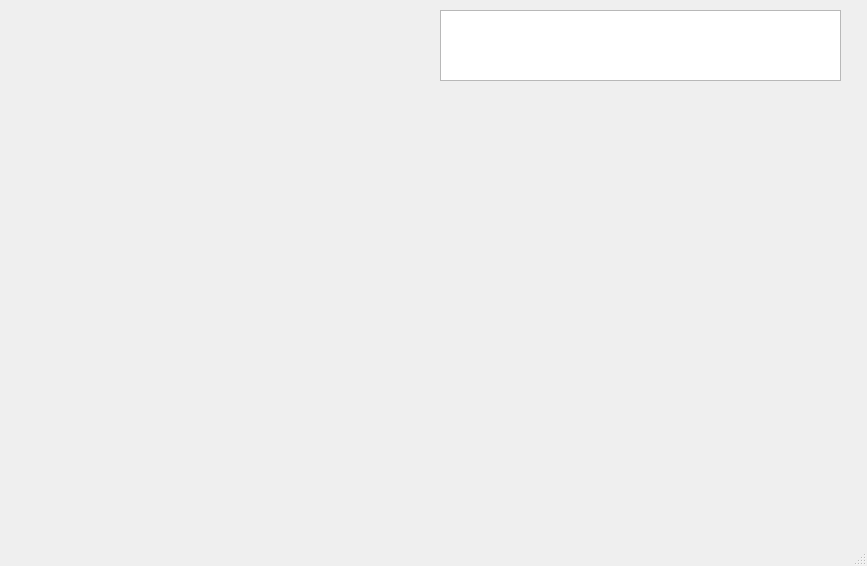
<?xml version="1.0" encoding="UTF-8"?>
<ui version="4.0">
 <class>MainWindow</class>
 <widget class="QMainWindow" name="MainWindow">
  <property name="geometry">
   <rect>
    <x>0</x>
    <y>0</y>
    <width>867</width>
    <height>566</height>
   </rect>
  </property>
  <property name="windowTitle">
   <string>MainWindow</string>
  </property>
  <widget class="QWidget" name="centralwidget">
   <widget class="QTextEdit" name="txtResult">
    <property name="geometry">
     <rect>
      <x>440</x>
      <y>10</y>
      <width>401</width>
      <height>71</height>
     </rect>
    </property>
   </widget>
   <widget class="QLabel" name="label_3">
    <property name="geometry">
     <rect>
      <x>440</x>
      <y>90</y>
      <width>411</width>
      <height>421</height>
     </rect>
    </property>
    <property name="text">
     <string/>
    </property>
    <property name="pixmap">
     <pixmap>f.png</pixmap>
    </property>
    <property name="scaledContents">
     <bool>true</bool>
    </property>
   </widget>
   <widget class="QLabel" name="frame">
    <property name="geometry">
     <rect>
      <x>20</x>
      <y>10</y>
      <width>381</width>
      <height>491</height>
     </rect>
    </property>
    <property name="autoFillBackground">
     <bool>true</bool>
    </property>
    <property name="text">
     <string/>
    </property>
    <property name="pixmap">
     <pixmap>human.png</pixmap>
    </property>
    <property name="scaledContents">
     <bool>true</bool>
    </property>
   </widget>
  </widget>
  <widget class="QMenuBar" name="menubar">
   <property name="geometry">
    <rect>
     <x>0</x>
     <y>0</y>
     <width>867</width>
     <height>21</height>
    </rect>
   </property>
  </widget>
  <widget class="QStatusBar" name="statusbar"/>
 </widget>
 <resources/>
 <connections/>
</ui>
